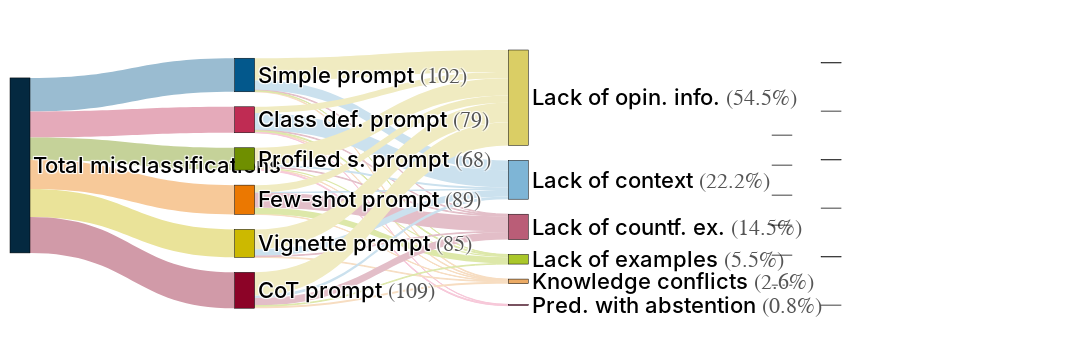

Notebook cell for this chart:
### Code cell
prompt_cases_dict_DeepSeek = {
    "Simple prompt": cases_DeepSeek_simple_df,
    "Class def. prompt": cases_DeepSeek_class_def_df,
    "Profiled s. prompt": cases_DeepSeek_profiled_simple_df,
    "Few-shot prompt": cases_DeepSeek_few_shot_df,
    "Vignette prompt": cases_DeepSeek_vignette_df,
    "CoT prompt": cases_DeepSeek_cot_df
}

prompt_reasons_dict_DeepSeek = {
    "Simple prompt": main_reasons_DeepSeek_simple_df,
    "Class def. prompt": main_reasons_DeepSeek_class_def_df,
    "Profiled s. prompt": main_reasons_DeepSeek_profiled_simple_df,
    "Few-shot prompt": main_reasons_DeepSeek_few_shot_df,
    "Vignette prompt": main_reasons_DeepSeek_vignette_df,
    "CoT prompt": main_reasons_DeepSeek_cot_df
}

plot_global_misclassification_sankey("DeepSeek", prompt_cases_dict_DeepSeek, prompt_reasons_dict_DeepSeek)

### Figure 1 — Plotly figure (JSON) as saved in the notebook; plotly's stock layout.template omitted (floating-point values rounded to 4 significant figures)
{"data": [{"arrangement": "snap", "link": {"color": ["rgb(154, 188, 209)", "rgb(229, 170, 186)", "rgb(197, 210, 153)", "rgb(247, 201, 153)", "rgb(234, 227, 153)", "rgb(209, 154, 168)", "rgba(255,255,255,0)", "rgba(255,255,255,0)", "rgba(255,255,255,0)", "rgba(255,255,255,0)", "rgba(255,255,255,0)", "rgba(255,255,255,0)", "rgb(247, 221, 193)", "rgb(203, 225, 238)", "rgb(227, 190, 200)", "rgb(221, 232, 169)", "rgb(240, 235, 193)", "rgb(247, 221, 193)", "rgb(203, 225, 238)", "rgb(227, 190, 200)", "rgb(221, 232, 169)", "rgb(240, 235, 193)", "rgb(247, 200, 217)", "rgb(247, 221, 193)", "rgb(203, 225, 238)", "rgb(227, 190, 200)", "rgb(221, 232, 169)", "rgb(240, 235, 193)", "rgb(247, 200, 217)", "rgb(247, 221, 193)", "rgb(203, 225, 238)", "rgb(227, 190, 200)", "rgb(221, 232, 169)", "rgb(240, 235, 193)", "rgb(247, 221, 193)", "rgb(203, 225, 238)", "rgb(227, 190, 200)", "rgb(240, 235, 193)", "rgb(247, 221, 193)", "rgb(203, 225, 238)", "rgb(227, 190, 200)", "rgb(221, 232, 169)", "rgb(240, 235, 193)", "rgba(0,0,0,0)", "rgba(0,0,0,0)", "rgba(0,0,0,0)", "rgba(0,0,0,0)", "rgba(0,0,0,0)", "rgba(0,0,0,0)"], "source": [0, 0, 0, 0, 0, 0, 7, 9, 11, 13, 15, 17, 1, 1, 1, 1, 1, 2, 2, 2, 2, 2, 2, 3, 3, 3, 3, 3, 3, 4, 4, 4, 4, 4, 5, 5, 5, 5, 6, 6, 6, 6, 6, 7, 9, 11, 13, 15, 17], "target": [1, 2, 3, 4, 5, 6, 8, 10, 12, 14, 16, 18, 15, 9, 11, 13, 7, 15, 9, 11, 13, 7, 17, 15, 9, 11, 13, 7, 17, 15, 9, 11, 13, 7, 15, 9, 11, 7, 15, 9, 11, 13, 7, 19, 20, 21, 22, 23, 24], "value": [102, 79, 68, 89, 85, 109, 1e-06, 1e-06, 1e-06, 1e-06, 1e-06, 1e-06, 2, 30, 2, 1, 67, 2, 52, 2, 3, 19, 1, 1, 6, 2, 4, 52, 3, 1, 1, 46, 19, 22, 2, 21, 2, 60, 6, 8, 23, 2, 70, 1e-10, 1e-10, 1e-10, 1e-10, 1e-10, 1e-10]}, "node": {"color": ["#042940", "#03588C", "#BF2C53", "#6F8F00", "#EB7801", "#CCB900", "#8C0327", "#DACE65", "rgba(0,0,0,0)", "#7EB5D6", "rgba(0,0,0,0)", "#BA5D77", "rgba(0,0,0,0)", "#AAC72A", "rgba(0,0,0,0)", "#EBAA64", "rgba(0,0,0,0)", "#ED77A0", "rgba(0,0,0,0)", "rgba(0,0,0,0)", "rgba(0,0,0,0)", "rgba(0,0,0,0)", "rgba(0,0,0,0)", "rgba(0,0,0,0)", "rgba(0,0,0,0)"], "label": ["Total misclassifications", "Simple prompt <span style='color:#555; font-weight:normal;'>(102)</span>", "Class def. prompt <span style='color:#555; font-weight:normal;'>(79)</span>", "Profiled s. prompt <span style='color:#555; font-weight:normal;'>(68)</span>", "Few-shot prompt <span style='color:#555; font-weight:normal;'>(89)</span>", "Vignette prompt <span style='color:#555; font-weight:normal;'>(85)</span>", "CoT prompt <span style='color:#555; font-weight:normal;'>(109)</span>", "Lack of opin. info. <span style='color:#555; font-weight:normal;'>(54.5%)</span>", "", "Lack of context <span style='color:#555; font-weight:normal;'>(22.2%)</span>", "", "Lack of countf. ex. <span style='color:#555; font-weight:normal;'>(14.5%)</span>", "", "Lack of examples <span style='color:#555; font-weight:normal;'>(5.5%)</span>", "", "Knowledge conflicts <span style='color:#555; font-weight:normal;'>(2.6%)</span>", "", "Pred. with abstention <span style='color:#555; font-weight:normal;'>(0.8%)</span>", "", "", "", "", "", "", ""], "line": {"color": "black", "width": 0.5}, "pad": 15, "thickness": 20, "x": [0.0, 0.3, 0.3, 0.3, 0.3, 0.3, 0.3, 0.65, null, 0.65, null, 0.65, null, 0.65, null, 0.65, null, 0.65, null, 1.05, 1.05, 1.05, 1.05, 1.05, 1.05], "y": [0.5, 0.1, 0.26, 0.42, 0.58, 0.74, 0.9, 0.05, null, 0.244, null, 0.438, null, 0.632, null, 0.826, null, 1.02, null, 0.05, 0.244, 0.438, 0.632, 0.826, 1.02]}, "type": "sankey"}], "layout": {"font": {"size": 22, "color": "black", "family": "Times New Roman", "weight": 549}, "margin": {"t": 50, "l": 10, "r": 300, "b": 50}, "height": 350, "width": 1300}}
